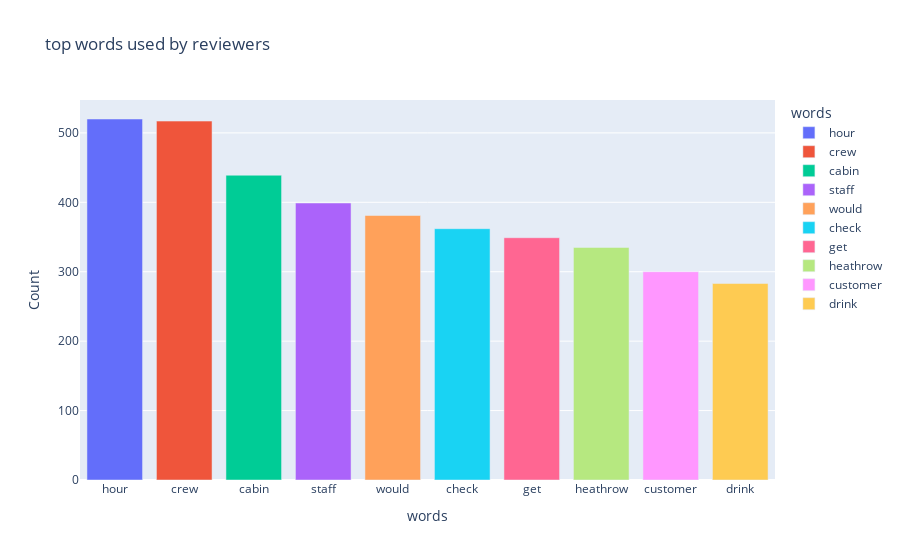

Here is the notebook cell this chart was saved with:
### Code cell
px.bar(d,x='words', y='Count',color="words",title='top words used by reviewers')

### Figure 1 — Plotly figure (JSON) as saved in the notebook; plotly's stock layout.template omitted (floating-point values rounded to 4 significant figures)
{"data": [{"alignmentgroup": "True", "hovertemplate": "words=%{x}<br>Count=%{y}<extra></extra>", "legendgroup": "hour", "marker": {"color": "#636efa", "pattern": {"shape": ""}}, "name": "hour", "offsetgroup": "hour", "orientation": "v", "showlegend": true, "textposition": "auto", "type": "bar", "x": ["hour"], "xaxis": "x", "y": [520], "yaxis": "y"}, {"alignmentgroup": "True", "hovertemplate": "words=%{x}<br>Count=%{y}<extra></extra>", "legendgroup": "crew", "marker": {"color": "#EF553B", "pattern": {"shape": ""}}, "name": "crew", "offsetgroup": "crew", "orientation": "v", "showlegend": true, "textposition": "auto", "type": "bar", "x": ["crew"], "xaxis": "x", "y": [517], "yaxis": "y"}, {"alignmentgroup": "True", "hovertemplate": "words=%{x}<br>Count=%{y}<extra></extra>", "legendgroup": "cabin", "marker": {"color": "#00cc96", "pattern": {"shape": ""}}, "name": "cabin", "offsetgroup": "cabin", "orientation": "v", "showlegend": true, "textposition": "auto", "type": "bar", "x": ["cabin"], "xaxis": "x", "y": [439], "yaxis": "y"}, {"alignmentgroup": "True", "hovertemplate": "words=%{x}<br>Count=%{y}<extra></extra>", "legendgroup": "staff", "marker": {"color": "#ab63fa", "pattern": {"shape": ""}}, "name": "staff", "offsetgroup": "staff", "orientation": "v", "showlegend": true, "textposition": "auto", "type": "bar", "x": ["staff"], "xaxis": "x", "y": [399], "yaxis": "y"}, {"alignmentgroup": "True", "hovertemplate": "words=%{x}<br>Count=%{y}<extra></extra>", "legendgroup": "would", "marker": {"color": "#FFA15A", "pattern": {"shape": ""}}, "name": "would", "offsetgroup": "would", "orientation": "v", "showlegend": true, "textposition": "auto", "type": "bar", "x": ["would"], "xaxis": "x", "y": [381], "yaxis": "y"}, {"alignmentgroup": "True", "hovertemplate": "words=%{x}<br>Count=%{y}<extra></extra>", "legendgroup": "check", "marker": {"color": "#19d3f3", "pattern": {"shape": ""}}, "name": "check", "offsetgroup": "check", "orientation": "v", "showlegend": true, "textposition": "auto", "type": "bar", "x": ["check"], "xaxis": "x", "y": [362], "yaxis": "y"}, {"alignmentgroup": "True", "hovertemplate": "words=%{x}<br>Count=%{y}<extra></extra>", "legendgroup": "get", "marker": {"color": "#FF6692", "pattern": {"shape": ""}}, "name": "get", "offsetgroup": "get", "orientation": "v", "showlegend": true, "textposition": "auto", "type": "bar", "x": ["get"], "xaxis": "x", "y": [349], "yaxis": "y"}, {"alignmentgroup": "True", "hovertemplate": "words=%{x}<br>Count=%{y}<extra></extra>", "legendgroup": "heathrow", "marker": {"color": "#B6E880", "pattern": {"shape": ""}}, "name": "heathrow", "offsetgroup": "heathrow", "orientation": "v", "showlegend": true, "textposition": "auto", "type": "bar", "x": ["heathrow"], "xaxis": "x", "y": [335], "yaxis": "y"}, {"alignmentgroup": "True", "hovertemplate": "words=%{x}<br>Count=%{y}<extra></extra>", "legendgroup": "customer", "marker": {"color": "#FF97FF", "pattern": {"shape": ""}}, "name": "customer", "offsetgroup": "customer", "orientation": "v", "showlegend": true, "textposition": "auto", "type": "bar", "x": ["customer"], "xaxis": "x", "y": [300], "yaxis": "y"}, {"alignmentgroup": "True", "hovertemplate": "words=%{x}<br>Count=%{y}<extra></extra>", "legendgroup": "drink", "marker": {"color": "#FECB52", "pattern": {"shape": ""}}, "name": "drink", "offsetgroup": "drink", "orientation": "v", "showlegend": true, "textposition": "auto", "type": "bar", "x": ["drink"], "xaxis": "x", "y": [283], "yaxis": "y"}], "layout": {"barmode": "relative", "legend": {"title": {"text": "words"}, "tracegroupgap": 0}, "title": {"text": "top words used by reviewers"}, "xaxis": {"anchor": "y", "categoryarray": ["hour", "crew", "cabin", "staff", "would", "check", "get", "heathrow", "customer", "drink"], "categoryorder": "array", "domain": [0, 1], "title": {"text": "words"}}, "yaxis": {"anchor": "x", "domain": [0, 1], "title": {"text": "Count"}}}}
